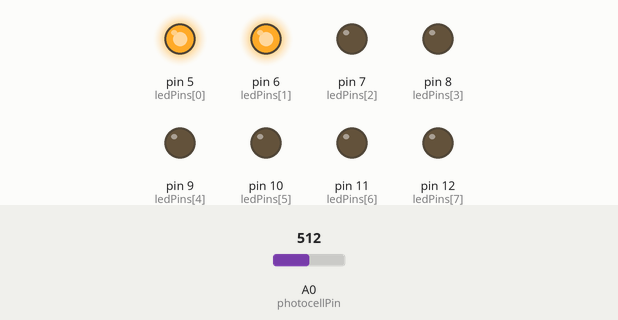
Simulated run of this sketch. Board: Arduino Uno, built with avr-gcc and run on an emulated ATmega328P. Shown: output pins drawn as LEDs (lit = HIGH). The inputs (shaded band) are chosen by the test bench; at power-on: A0 (photocellPin) = 512.

Above: at 1.2 s.
1.3 s: A0 (photocellPin) set to 564
2.8 s: A0 (photocellPin) set to 590
At 3.2 s:
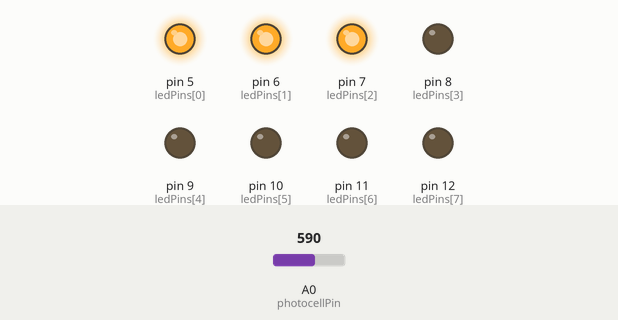
4.3 s: A0 (photocellPin) set to 646
5.8 s: A0 (photocellPin) set to 673
At 6.7 s:
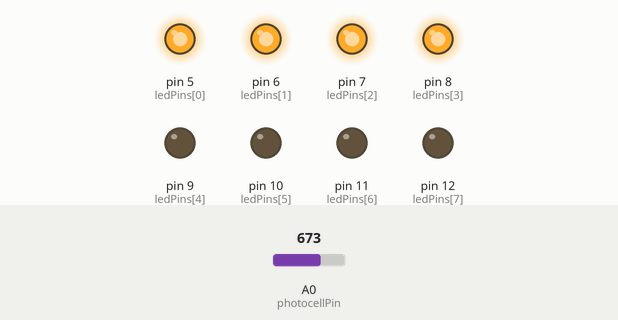
7.3 s: A0 (photocellPin) set to 739
8.8 s: A0 (photocellPin) set to 764
At 10.1 s:
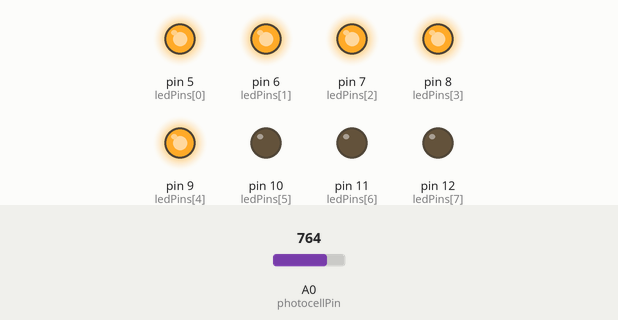
Timing chart, 0 to 11.3 s (numbered marks = the images above; inputs shaded):
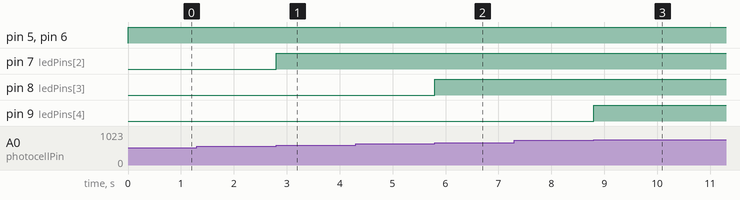

Measured:
- the behaviour switches between 571 and 572 on A0 (photocellPin) (found by bisection; images 0 and 1)
- the behaviour switches between 661 and 662 on A0 (photocellPin) (found by bisection; images 1 and 2)
- the behaviour switches between 751 and 752 on A0 (photocellPin) (found by bisection; images 2 and 3)
- after the input at 1.3 s, every drawn part: stays the same
- after the input at 2.8 s, pin 7 (ledPins[2]): LOW → HIGH at once
- after the input at 4.3 s, every drawn part: stays the same
- after the input at 5.8 s, pin 8 (ledPins[3]): LOW → HIGH at once
- after the input at 7.3 s, every drawn part: stays the same
- after the input at 8.8 s, pin 9 (ledPins[4]): LOW → HIGH at once

The sketch:

photoTest.ino
```cpp
/*
  Bargraph sketch

 Turns on a series of LEDs proportional to a value of an analog sensor.
 Six LEDs are controlled but you can change the number of LEDs by changing
 the value of NbrLEDs and adding the pins to the ledPins array
 */

const int NbrLEDs = 8;
const int ledPins[] = { 5, 6, 7, 8, 9, 10, 11, 12};
const int photocellPin = A0;

const int wait = 30;

// Swap values of the following two constants if cathodes are connected to Gnd
const boolean LED_ON = HIGH;
const boolean LED_OFF = LOW;

int sensorValue = 0;        // value read from the sensor
int ledLevel = 0;           // sensor value converted into LED 'bars'

void setup() {
  for (int led = 0; led < NbrLEDs; led++)
  {
    pinMode(ledPins[led], OUTPUT);  // make all the LED pins outputs
  }
}

void loop() {
  //sensorValue = analogRead(analogInPin);             // read the analog in value
  sensorValue = analogRead(photocellPin);
  ledLevel = map(sensorValue, 300, 1023, 0, NbrLEDs);  // map to the number of LEDs
  for (int led = 0; led < NbrLEDs; led++)
  {
    if (led < ledLevel ) {
      digitalWrite(ledPins[led], LED_ON);     // turn on pins less than the level
    }
    else {
      digitalWrite(ledPins[led], LED_OFF);      // turn off pins higher than
                                                // the level
    }
  }
}
```
